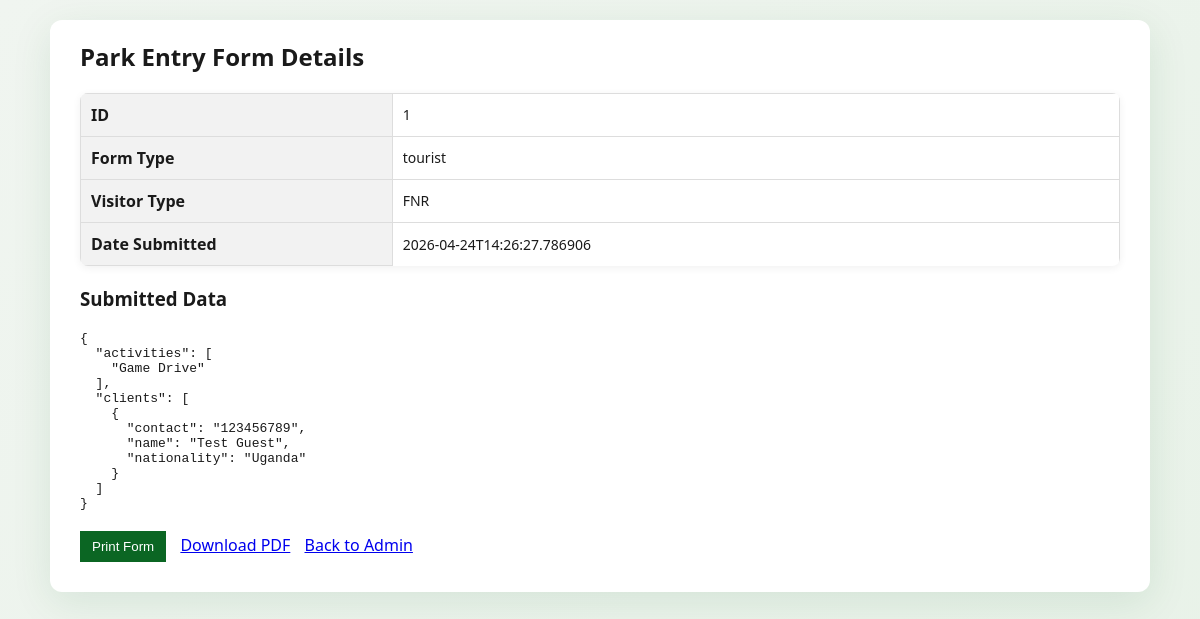
Screenshot of /view/1 with the database file from the repository.
### tables this page shows
CREATE TABLE forms (
        id INTEGER PRIMARY KEY AUTOINCREMENT,
        form_type TEXT,
        visitor_type TEXT,
        data TEXT,
        date_submitted TEXT
    );

### app.py (the view)
@app.route("/view/<int:form_id>")
def view_form(form_id):
    conn = sqlite3.connect(DB)
    c = conn.cursor()
    c.execute("SELECT * FROM forms WHERE id=?", (form_id,))
    record = c.fetchone()
    conn.close()
    if not record:
        return "Not found", 404
    try:
        data = json.loads(record[3])
    except Exception:
        data = {"raw": record[3]}
    return render_template("view_form.html", record=record, record_data=data)

### templates/view_form.html (shortened to what this page needs)
<!doctype html>
<html>
<head>
  <link rel="stylesheet" href="{{ url_for('static', filename='style.css') }}">
</head>
<body>
  <div class="container">
    <h2>Park Entry Form Details</h2>
    <div class="form-details">
      <table>
        <tr><th>ID</th><td>{{ record[0] }}</td></tr>
        <tr><th>Form Type</th><td>{{ record[1] or '—' }}</td></tr>
        <tr><th>Visitor Type</th><td>{{ record[2] or '—' }}</td></tr>
        <tr><th>Date Submitted</th><td>{{ record[4] or '—' }}</td></tr>
      </table>
    </div>
    <h3>Submitted Data</h3>
    <div class="form-details">
      <pre style="white-space: pre-wrap; word-break: break-word;">{{ record_data | tojson(indent=2) }}</pre>
    </div>
    <div class="no-print" style="margin-top:20px;">
      <button class="print-btn" onclick="window.print()">Print Form</button>
      <a href="{{ url_for('download_pdf', form_id=record[0]) }}" style="margin-left: 10px;">Download PDF</a>
      <a href="{{ url_for('admin') }}" style="margin-left: 10px;">Back to Admin</a>
    </div>
  </div>
</body>
</html>

### static/style.css (style rules this page uses)
:root { --uwa-primary:#0b6623; --uwa-dark:#054015; --uwa-accent:#d4a574; --uwa-light:#f0f5f0; --uwa-border:#cde5cd; --success:#2e8b57; --warning:#d4a574; --text-dark:#1a1a1a; --text-muted:#555; --max-width:1100px; }
* { box-sizing:border-box; }
html { scroll-behavior:smooth; }
body { font-family:'Segoe UI', Tahoma, Geneva, Verdana, sans-serif; background:linear-gradient(135deg, var(--uwa-light) 0%, #e8f2e8 100%); margin:0; padding:20px; color:var(--text-dark); min-height:100vh; }
.container { max-width:var(--max-width); margin:0 auto; background:white; border-radius:12px; box-shadow:0 10px 40px rgba(11,102,35,0.1); overflow:hidden; }
.container > *:not(.logo-container) { padding:0 30px; }
.container > :last-child { padding-bottom:30px; }
table { width:100%; border-collapse:collapse; margin-top:18px; box-shadow:0 2px 8px rgba(0,0,0,0.06); border-radius:8px; overflow:hidden; }
tbody td { padding:12px 15px; border-bottom:1px solid var(--uwa-border); font-size:14px; }
tbody tr { transition:background 0.3s ease; }
tbody tr:last-child td { border-bottom:none; }

### templates/view_form.html (style rules this page uses)
.print-btn { background:#0b6623; color:white; padding:8px 12px; border:none; cursor:pointer; }
.form-details { margin: 20px 0; }
.form-details table { width: 100%; border-collapse: collapse; }
.form-details th, .form-details td { padding: 10px; text-align: left; border: 1px solid #ddd; }
.form-details th { background-color: #f2f2f2; width: 30%; }

### rows the page displays
forms: id "1", form_type "tourist", visitor_type "FNR", date_submitted "2026-04-24T14:26:27.786906"

### other values shown
{{ record_data | tojson(indent=2) }} "{ \"activities\": [ \"Game Drive\" ], \"clients\": [ { \"contact\": \"123456789\", \"name\": \"Test Guest\", \"nationality\": \"Uganda\" } ] }"
